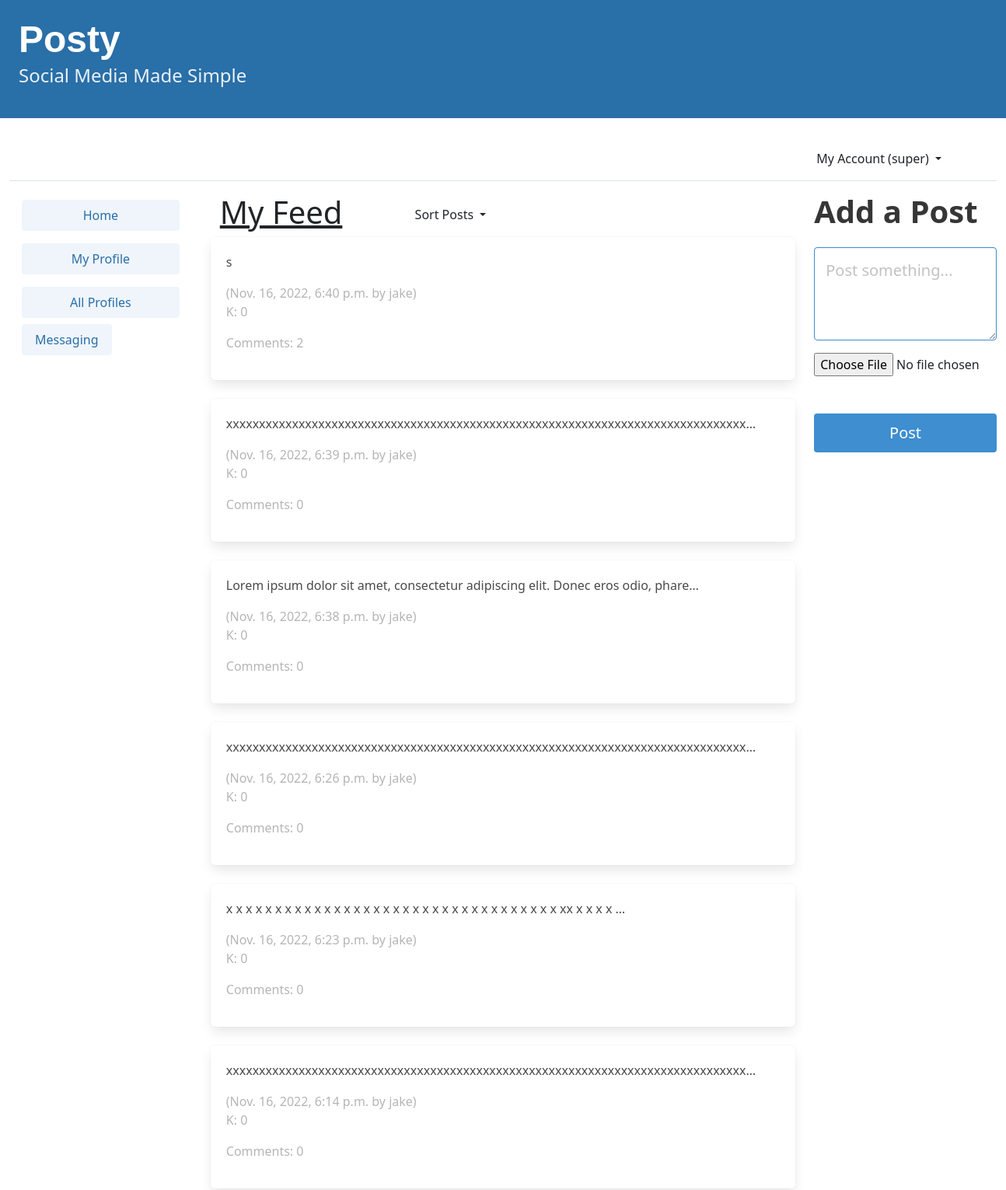
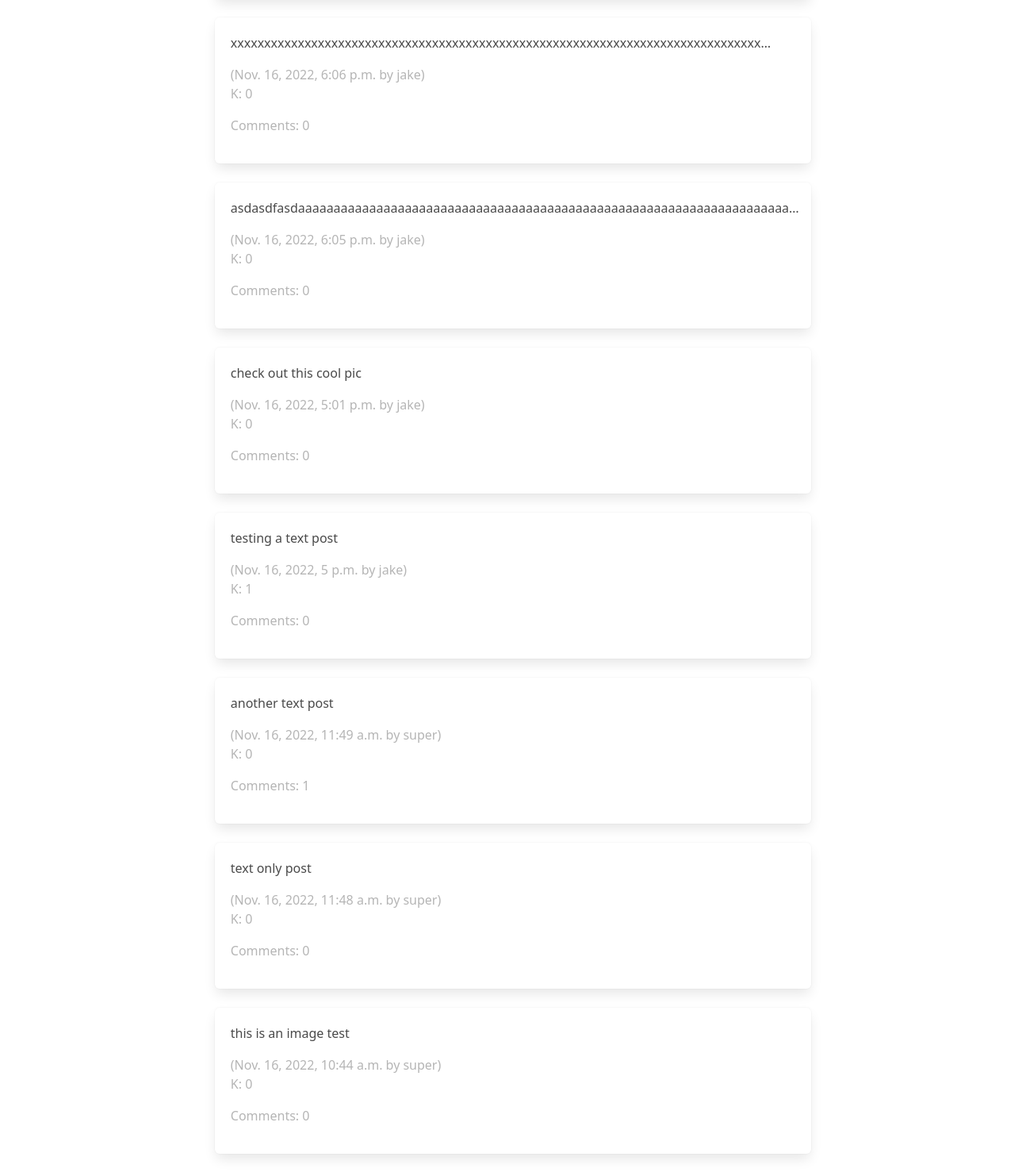
/ (signed in), run on the app's committed database (2 pictures, top to bottom).
### accounts/models.py (models this page shows)
class User(AbstractUser):
    user_karma = models.IntegerField(default=0, blank=True, null=True)
    profile_picture = models.ImageField(
        default="default_pfp.jpg", upload_to="images/", blank=True, null=True
    )
    class Meta:
        db_table = "auth_user"

### posty/models.py (models this page shows, shortened)
class Post(models.Model):
    user = models.ForeignKey(User, related_name="posts", on_delete=models.DO_NOTHING)
    body = models.CharField(max_length=255)
    image = models.ImageField(
        default="onebyone.png", upload_to="images/", blank=True, null=True
    )
    created_at = models.DateTimeField(auto_now_add=True)
    post_karma = models.IntegerField(default=0, blank=True, null=True)
    comment_count = models.IntegerField(default=0, blank=True, null=True)

### posty/views.py (the view, shortened to what this page needs)
# urls.py: path("", dashboard, name="dashboard"),
@login_required
def dashboard(request):
    form = PostForm(request.POST, request.FILES)
    sorting = request.GET.get("sort")
    ordering = {
        "date_sort": "-created_at",
        "karma_sort": "-post_karma",
        "comment_sort": "-comment_count",
        None: "-created_at",
    }
    followed_posts = Post.objects.filter(
        user__profile__in=request.user.profile.follows.all()
    ).order_by(ordering[sorting])
    return render(
        request,
        "posty/dashboard.html",
        {"form": form, "posts": followed_posts, "comment": Comment},
    )

### posty/forms.py
class PostForm(forms.ModelForm):
    body = forms.CharField(
        required=True,
        widget=forms.widgets.Textarea(
            attrs={
                "placeholder": "Post something...",
                "class": "textarea is-info is-medium",
                "id": "post-body",
                "maxlength": "255",
                "minlength": "1",
                "rows": "3",
            },
        ),
        label="",
        error_messages={"required": ""},
    )
    image = forms.ImageField(
        required=False,
        widget=forms.widgets.FileInput(
            attrs={
                "class": "is-info",
                "id": "post-image",
                "accept": "image/*",
            }
        ),
        label="",
    )
    class Meta:
        model = Post
        exclude = (
            "user",
            "post_karma",
            "comment_count",
        )

### templates/posty/dashboard.html (shortened to what this page needs)
{% extends 'base.html' %}
{% block content %}
    {% load static %}
    <div class="column is-three-fifths">
        <div class="container">
            <div class="row">
                <div class="col-sm-4">
                    <h1>
                        <u>My Feed</u>
                    </h1>
                </div>
                <div class="col-sm-4" style="margin-top:2%;">
                    <div class="dropdown text-end">
                        <a href="#"
                           class="d-block link-dark text-decoration-none dropdown-toggle"
                           id="dropdownUser1"
                           data-bs-toggle="dropdown"
                           aria-expanded="false">
                            Sort Posts
                        </a>
                    </div>
                </div>
            </div>
        </div>
        {% for post in posts.all %}
            <a class="post" href="{% url 'posty:post_detail' post.pk %}">
                <div class="box">
                    <p>{{ post.body|truncatechars:80 }}</p>
                    <span class="is-small has-text-grey-light">
                        ({{ post.created_at }} by {{ post.user.username }})
                        <br>
                        <p class="post_karma">K: {{ post.post_karma }}</p>
                        <p class="post_comments">Comments: {{ post.comment_count }}</p>
                    </span>
                </div>
            </a>
            <br>
        {% endfor %}
    </div>
    <div class="column is-one-fifth" id="right_column">
        <div class="block" id="post_block">
            <div class="block">
                <h2 class="title is-2">
                    Add a Post
            </div>
            <div class="block">
                <form method="post" enctype="multipart/form-data">
                    {{ form.as_p }}
                    <button class="button is-success is-fullwidth is-medium mt-5 has-background-info"
                            type="submit">Post</button>
                </form>
            </div>
        </div>
    </div>
{% endblock content %}

### templates/base.html (shortened to what this page needs)
<!DOCTYPE html>
{% load static %}
<html lang="en">
    <head>
        <link rel="stylesheet"
              href="https://cdn.jsdelivr.net/npm/bulma@0.9.3/css/bulma.min.css">
        <link href="https://cdn.jsdelivr.net/npm/bootstrap@5.1.3/dist/css/bootstrap.min.css"
              rel="stylesheet"
>
        <link href="http://ajax.googleapis.com/ajax/libs/jqueryui/1.8.16/themes/ui-lightness/jquery-ui.css"
              rel="stylesheet"
              type="text/css"/>
        <link rel="stylesheet" href="{% static 'css/base.css' %}">
    </head>
    <body>
        <a href="{% url 'posty:dashboard' %}" style="text-decoration: none;">
            <section class="hero is-small is-success mb-4 has-background-info-dark">
                <div class="hero-body">
                    <h1 class="title is-1 posty-title"
                        style="font-family:Klavika, sans-serif">Posty</h1>
                    <p class="subtitle is-4">Social Media Made Simple</p>
                </div>
            </section>
        </a>
        <div class="container-fluid">
            <header class="p-3 mb-3 border-bottom">
                <div class="container">
                    <div class="d-flex flex-wrap align-items-center justify-content-center justify-content-lg-start">
                            {% if user.is_authenticated %}
                            <div class="dropdown text-end">
                                <a href="#"
                                   class="d-block link-dark text-decoration-none dropdown-toggle"
                                   id="dropdownUser1"
                                   data-bs-toggle="dropdown"
                                   aria-expanded="false">
                                    My Account ({{ user.username }})
                                </a>
                            </div>
                        {% else %}
                        </ul>
                        <!-- <div class="text-end">
                        <a href="{% url 'login' %}" class="btn btn-outline-primary me-2">Log In</a>
                        <a href="{% url 'signup' %}" class="btn btn-primary">Sign Up</a>
                    </div> -->
                    {% endif %}
                </div>
            </div>
        </header>
        <div class="columns">
            <div class="column is-one-fifth" id="left_column">
                {% if user.is_authenticated %}
                    <ul class="nav flex-column" id="navlist">
                        <li class="nav-item">
                            <a class="nav-link active" href="{% url 'posty:dashboard' %}">
                                <button class="button is-info is-light is-fullwidth">Home</button>
                            </a>
                        </li>
                        <li class="nav-item">
                            <a class="nav-link active"
                               href="{% url 'posty:profile' request.user.profile.id %}">
                                <button class="button is-info is-light is-fullwidth">My Profile</button>
                            </a>
                        </li>
                        <li class="nav-item">
                            <a class="nav-link" href="{% url 'posty:profile_list' %}">
                                <button class="button is-info is-light is-fullwidth">All Profiles</button>
                            </a>
                        </li>
                        <li class="nav-item">
                            <div class="dropdown text-end">
                                <a href="#"
                                   class="d-block ml-4"
                                   id="dropdownUser1"
                                   data-bs-toggle="dropdown"
                                   aria-expanded="false">
                                    <button class="button is-info is-light is-fullwidth">Messaging</button>
                                </a>
                            </div>
                        </li>
                    </ul>
                {% endif %}
            </div>
            {% block content %}
            {% endblock content %}
        </div>
    </div>
</body>
</html>

### static/css/base.css (style rules this page uses)
a { text-decoration: none; }
li { list-style: none; padding-left: 0; }
ul { list-style-position: inside; padding-left: 0; }
.posty-title { font-family: "Klavika", sans-serif; }

### data on the page
Post: body "s", created_at "Nov. 16, 2022, 6:40 p.m.", user.username "jake", post_karma "0", comment_count "2"
Post: body "xxxxxxxxxxxxxxxxxxxxxxxxxxxxxxxxxxxxxxxxxxxxxxxxxxxxxxxxxxxxxxxxxxxxxxxxxxxxxxx…", created_at "Nov. 16, 2022, 6:39 p.m.", user.username "jake", post_karma "0", comment_count "0"
Post: body "Lorem ipsum dolor sit amet, consectetur adipiscing elit. Donec eros odio, phare…", created_at "Nov. 16, 2022, 6:38 p.m.", user.username "jake", post_karma "0", comment_count "0"
Post: body "xxxxxxxxxxxxxxxxxxxxxxxxxxxxxxxxxxxxxxxxxxxxxxxxxxxxxxxxxxxxxxxxxxxxxxxxxxxxxxx…", created_at "Nov. 16, 2022, 6:26 p.m.", user.username "jake", post_karma "0", comment_count "0"
Post: body "x x x x x x x x x x x x x x x x x x x x x x x x x x x x x x x x x x xx x x x x …", created_at "Nov. 16, 2022, 6:23 p.m.", user.username "jake", post_karma "0", comment_count "0"
Post: body "xxxxxxxxxxxxxxxxxxxxxxxxxxxxxxxxxxxxxxxxxxxxxxxxxxxxxxxxxxxxxxxxxxxxxxxxxxxxxxx…", created_at "Nov. 16, 2022, 6:14 p.m.", user.username "jake", post_karma "0", comment_count "0"
Post: body "xxxxxxxxxxxxxxxxxxxxxxxxxxxxxxxxxxxxxxxxxxxxxxxxxxxxxxxxxxxxxxxxxxxxxxxxxxxxxxx…", created_at "Nov. 16, 2022, 6:06 p.m.", user.username "jake", post_karma "0", comment_count "0"
Post: body "asdasdfasdaaaaaaaaaaaaaaaaaaaaaaaaaaaaaaaaaaaaaaaaaaaaaaaaaaaaaaaaaaaaaaaaaaaaa…", created_at "Nov. 16, 2022, 6:05 p.m.", user.username "jake", post_karma "0", comment_count "0"
Post: body "check out this cool pic", created_at "Nov. 16, 2022, 5:01 p.m.", user.username "jake", post_karma "0", comment_count "0"
Post: body "testing a text post", created_at "Nov. 16, 2022, 5 p.m.", user.username "jake", post_karma "1", comment_count "0"
Post: body "another text post", created_at "Nov. 16, 2022, 11:49 a.m.", user.username "super", post_karma "0", comment_count "1"
Post: body "text only post", created_at "Nov. 16, 2022, 11:48 a.m.", user.username "super", post_karma "0", comment_count "0"
Post: body "this is an image test", created_at "Nov. 16, 2022, 10:44 a.m.", user.username "super", post_karma "0", comment_count "0"

### other printed values
{{ user.username }} "super"
